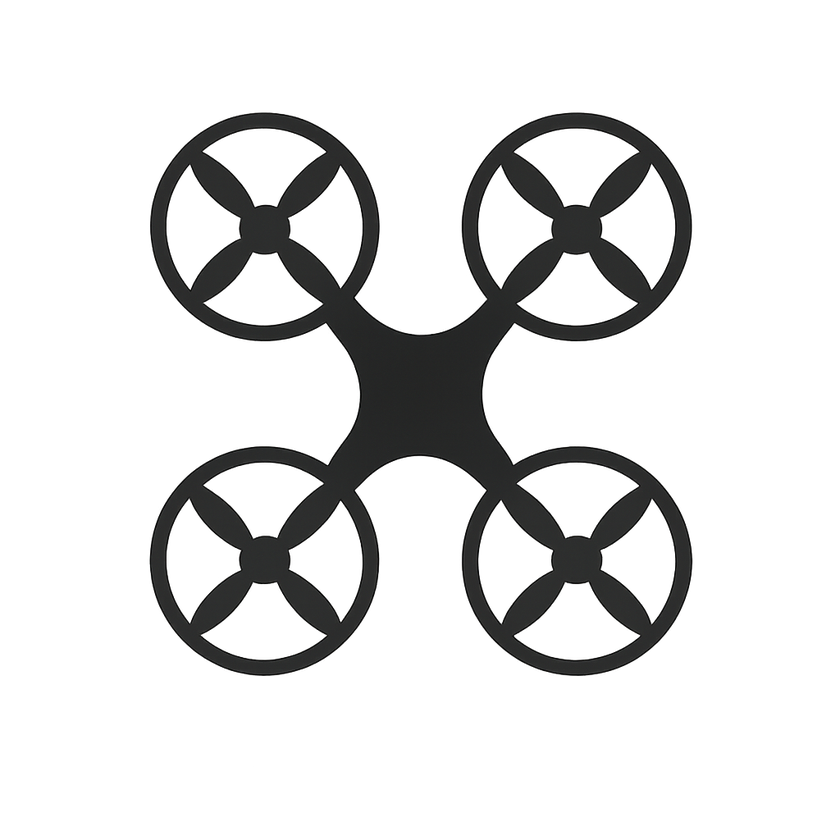
#> input picture utils/drone.png, 840 x 840 px, shrunk from 1024 x 1024 before the run
$ python user_demand_density.py
#> lines starting #> are read from the running program, lines starting #| are printed output that depends on the picture
import numpy as np
import matplotlib.pyplot as plt
from matplotlib.offsetbox import OffsetImage, AnnotationBbox
from scipy.stats import gaussian_kde
import matplotlib.patches as patches

# ------------------------------
# 1. 用户随机位置 & 需求
# ------------------------------
#np.random.seed(42)
num_users = 100
x = np.random.uniform(0, 5, num_users)
y = np.random.uniform(0, 5, num_users)
r = np.random.uniform(20, 40, num_users)  # 每个用户的需求

# ------------------------------
# 2. KDE 生成需求分布
# ------------------------------
values = np.vstack([x, y])
kde = gaussian_kde(values, weights=r, bw_method=0.3)

X, Y = np.meshgrid(np.linspace(0, 5, 200), np.linspace(0, 5, 200))
Z = kde(np.vstack([X.ravel(), Y.ravel()])).reshape(X.shape)

# ------------------------------
# 3. UAV 位置
# ------------------------------
uav_positions = np.array([[1, 3], [1.2, 1], [3, 1.5], [3.2, 3.8]])

# ------------------------------
# 4. 绘制热力图 + 用户 + UAV
# ------------------------------
fig, ax = plt.subplots(figsize=(6, 6))

# 热力图
contour = ax.contourf(X, Y, Z, levels=50, cmap="coolwarm")
cbar = plt.colorbar(contour, ax=ax)
cbar.set_label("Downlink Demand (Mb)")

# 用户位置（画矩形，模仿手机图标）
for xi, yi in zip(x, y):
    rect = patches.Rectangle((xi-0.05, yi-0.05), 0.1, 0.1,
                             linewidth=0.5, edgecolor="black", facecolor="none", alpha=0.6)
    ax.add_patch(rect)

# UAV 图标（需要一张无人机图 png，比如 drone.png）
uav_icon = plt.imread("drone.png")  # 你需要准备一张无人机图标
#> uav_icon is the input picture: shape (840, 840, 4) float32; mean R, G, B, A 0.0316, 0.032, 0.0316, 0.15
for i, (ux, uy) in enumerate(uav_positions):
    imagebox = OffsetImage(uav_icon, zoom=0.025)  # 调整缩放比例
    ab = AnnotationBbox(imagebox, (ux, uy), frameon=False)
    ax.add_artist(ab)
    ax.text(ux+0.1, uy+0.1, f"UAV {i}", fontsize=10, color="black", weight="bold")

# 坐标设置
ax.set_xlim(0, 5)
ax.set_ylim(0, 5)
ax.set_xlabel("X position")
ax.set_ylabel("Y position")
ax.set_title("UAV Deployment and User Demand Heatmap")

plt.show()
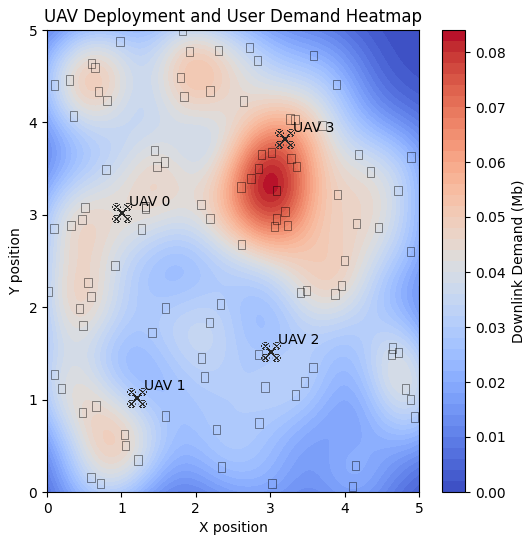
#> figure drawn by matplotlib, 2 panels
